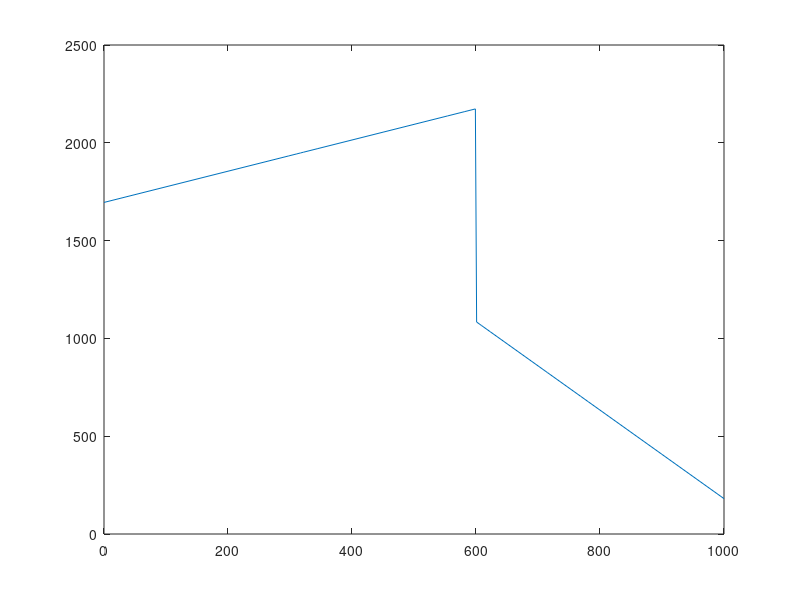

The MATLAB script that drew this image:
rho_r = 1933;
rho_mc = 2174;
T_m = 600;
T_r = 298;

T_c = [0 298 300 311 317 317.5 322 345 450 554 582 599];
rho_c = rho_r + (rho_mc - rho_r).*(T_c - T_r)/(T_m-T_r);

rho_h = 1086; 
rho_ma = 1740; %dont know if its equals to rho_m2
T_h = 889;

T_a = [601 609 623 689 710 715 769 781 800 900 1000];
rho_a = rho_h +(rho_h - rho_ma).*(T_a-T_m)/(T_h - T_m);

T = [T_c T_a];
rho = [rho_c rho_a];
plot(T,rho)